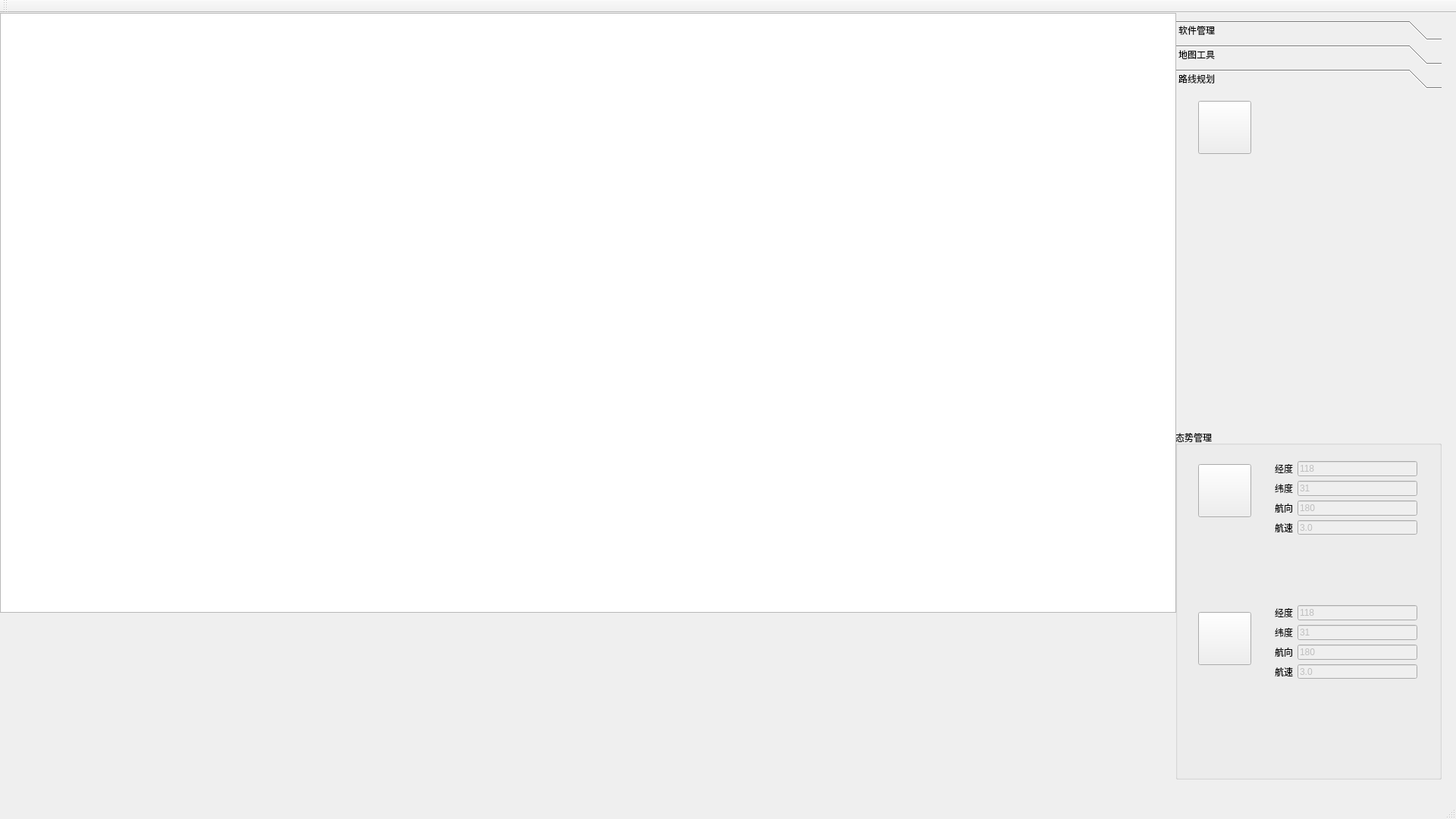
<?xml version="1.0" encoding="UTF-8"?>
<ui version="4.0">
 <class>MainWindow</class>
 <widget class="QMainWindow" name="MainWindow">
  <property name="geometry">
   <rect>
    <x>0</x>
    <y>0</y>
    <width>1920</width>
    <height>1080</height>
   </rect>
  </property>
  <property name="windowTitle">
   <string>MainWindow</string>
  </property>
  <widget class="QWidget" name="centralWidget">
   <widget class="QToolBox" name="toolBox">
    <property name="geometry">
     <rect>
      <x>1550</x>
      <y>10</y>
      <width>351</width>
      <height>511</height>
     </rect>
    </property>
    <property name="currentIndex">
     <number>2</number>
    </property>
    <widget class="QWidget" name="page">
     <property name="geometry">
      <rect>
       <x>0</x>
       <y>0</y>
       <width>351</width>
       <height>406</height>
      </rect>
     </property>
     <attribute name="label">
      <string>软件管理</string>
     </attribute>
     <widget class="QPushButton" name="pButton_AddMap">
      <property name="geometry">
       <rect>
        <x>30</x>
        <y>10</y>
        <width>70</width>
        <height>70</height>
       </rect>
      </property>
      <property name="styleSheet">
       <string notr="true">image: url(:/icon/icon/addmap.svg);</string>
      </property>
      <property name="text">
       <string/>
      </property>
     </widget>
     <widget class="QPushButton" name="pButton_Setting">
      <property name="geometry">
       <rect>
        <x>140</x>
        <y>10</y>
        <width>70</width>
        <height>70</height>
       </rect>
      </property>
      <property name="styleSheet">
       <string notr="true">image: url(:/icon/icon/setting.svg);</string>
      </property>
      <property name="text">
       <string/>
      </property>
     </widget>
     <widget class="QPushButton" name="pButton_exit">
      <property name="geometry">
       <rect>
        <x>250</x>
        <y>10</y>
        <width>70</width>
        <height>70</height>
       </rect>
      </property>
      <property name="styleSheet">
       <string notr="true">image: url(:/icon/icon/close.svg);</string>
      </property>
      <property name="text">
       <string/>
      </property>
     </widget>
     <widget class="QPushButton" name="pButton_MapManager">
      <property name="geometry">
       <rect>
        <x>30</x>
        <y>110</y>
        <width>70</width>
        <height>70</height>
       </rect>
      </property>
      <property name="styleSheet">
       <string notr="true">image: url(:/icon/icon/MapManager.svg);</string>
      </property>
      <property name="text">
       <string/>
      </property>
     </widget>
    </widget>
    <widget class="QWidget" name="page_2">
     <property name="geometry">
      <rect>
       <x>0</x>
       <y>0</y>
       <width>351</width>
       <height>406</height>
      </rect>
     </property>
     <attribute name="label">
      <string>地图工具</string>
     </attribute>
     <widget class="QPushButton" name="pButton_Mark">
      <property name="geometry">
       <rect>
        <x>250</x>
        <y>10</y>
        <width>70</width>
        <height>70</height>
       </rect>
      </property>
      <property name="styleSheet">
       <string notr="true">image: url(:/icon/icon/mark.svg);</string>
      </property>
      <property name="text">
       <string/>
      </property>
     </widget>
     <widget class="QPushButton" name="pButton_Zoomup">
      <property name="geometry">
       <rect>
        <x>30</x>
        <y>10</y>
        <width>70</width>
        <height>70</height>
       </rect>
      </property>
      <property name="styleSheet">
       <string notr="true">image: url(:/icon/icon/enlarge.svg);</string>
      </property>
      <property name="text">
       <string/>
      </property>
     </widget>
     <widget class="QPushButton" name="pButton_Zoomdown">
      <property name="geometry">
       <rect>
        <x>140</x>
        <y>10</y>
        <width>70</width>
        <height>70</height>
       </rect>
      </property>
      <property name="styleSheet">
       <string notr="true">image: url(:/icon/icon/lessen.svg);</string>
      </property>
      <property name="text">
       <string/>
      </property>
     </widget>
     <widget class="QPushButton" name="pButton_Measure">
      <property name="geometry">
       <rect>
        <x>30</x>
        <y>120</y>
        <width>70</width>
        <height>70</height>
       </rect>
      </property>
      <property name="styleSheet">
       <string notr="true">image: url(:/icon/icon/measure.svg);</string>
      </property>
      <property name="text">
       <string/>
      </property>
     </widget>
    </widget>
    <widget class="QWidget" name="page_3">
     <property name="geometry">
      <rect>
       <x>0</x>
       <y>0</y>
       <width>351</width>
       <height>406</height>
      </rect>
     </property>
     <attribute name="label">
      <string>路线规划</string>
     </attribute>
     <widget class="QPushButton" name="pButton_TPlan">
      <property name="geometry">
       <rect>
        <x>30</x>
        <y>10</y>
        <width>70</width>
        <height>70</height>
       </rect>
      </property>
      <property name="styleSheet">
       <string notr="true">image: url(:/icon/icon/taskplan.svg);</string>
      </property>
      <property name="text">
       <string/>
      </property>
     </widget>
    </widget>
   </widget>
   <widget class="QGroupBox" name="groupBox">
    <property name="geometry">
     <rect>
      <x>1550</x>
      <y>550</y>
      <width>351</width>
      <height>461</height>
     </rect>
    </property>
    <property name="title">
     <string>态势管理</string>
    </property>
    <widget class="QPushButton" name="pButton_MShip">
     <property name="enabled">
      <bool>true</bool>
     </property>
     <property name="geometry">
      <rect>
       <x>30</x>
       <y>45</y>
       <width>70</width>
       <height>70</height>
      </rect>
     </property>
     <property name="autoFillBackground">
      <bool>false</bool>
     </property>
     <property name="styleSheet">
      <string notr="true">image: url(:/icon/icon/mship.svg);</string>
     </property>
     <property name="text">
      <string/>
     </property>
     <property name="checkable">
      <bool>false</bool>
     </property>
     <property name="flat">
      <bool>false</bool>
     </property>
    </widget>
    <widget class="QPushButton" name="pButton_SShip">
     <property name="enabled">
      <bool>true</bool>
     </property>
     <property name="geometry">
      <rect>
       <x>30</x>
       <y>240</y>
       <width>70</width>
       <height>70</height>
      </rect>
     </property>
     <property name="autoFillBackground">
      <bool>false</bool>
     </property>
     <property name="styleSheet">
      <string notr="true">image: url(:/icon/icon/sship.svg);</string>
     </property>
     <property name="text">
      <string/>
     </property>
     <property name="checkable">
      <bool>false</bool>
     </property>
     <property name="flat">
      <bool>false</bool>
     </property>
    </widget>
    <widget class="QWidget" name="layoutWidget">
     <property name="geometry">
      <rect>
       <x>120</x>
       <y>220</y>
       <width>210</width>
       <height>119</height>
      </rect>
     </property>
     <layout class="QGridLayout" name="gridLayout_2">
      <item row="0" column="0">
       <widget class="QLabel" name="label_4">
        <property name="text">
         <string>经度</string>
        </property>
       </widget>
      </item>
      <item row="0" column="1">
       <widget class="QLineEdit" name="lineEdit_4">
        <property name="enabled">
         <bool>false</bool>
        </property>
        <property name="text">
         <string>118</string>
        </property>
       </widget>
      </item>
      <item row="1" column="0">
       <widget class="QLabel" name="label_5">
        <property name="text">
         <string>纬度</string>
        </property>
       </widget>
      </item>
      <item row="1" column="1">
       <widget class="QLineEdit" name="lineEdit_5">
        <property name="enabled">
         <bool>false</bool>
        </property>
        <property name="text">
         <string>31</string>
        </property>
       </widget>
      </item>
      <item row="2" column="0">
       <widget class="QLabel" name="label_6">
        <property name="text">
         <string>航向</string>
        </property>
       </widget>
      </item>
      <item row="2" column="1">
       <widget class="QLineEdit" name="lineEdit_6">
        <property name="enabled">
         <bool>false</bool>
        </property>
        <property name="text">
         <string>180</string>
        </property>
       </widget>
      </item>
      <item row="3" column="0">
       <widget class="QLabel" name="label_8">
        <property name="text">
         <string>航速</string>
        </property>
       </widget>
      </item>
      <item row="3" column="1">
       <widget class="QLineEdit" name="lineEdit_8">
        <property name="enabled">
         <bool>false</bool>
        </property>
        <property name="text">
         <string>3.0</string>
        </property>
       </widget>
      </item>
     </layout>
    </widget>
    <widget class="QWidget" name="layoutWidget">
     <property name="geometry">
      <rect>
       <x>120</x>
       <y>30</y>
       <width>210</width>
       <height>119</height>
      </rect>
     </property>
     <layout class="QGridLayout" name="gridLayout">
      <item row="0" column="0">
       <widget class="QLabel" name="label">
        <property name="text">
         <string>经度</string>
        </property>
       </widget>
      </item>
      <item row="0" column="1">
       <widget class="QLineEdit" name="lineEdit">
        <property name="enabled">
         <bool>false</bool>
        </property>
        <property name="text">
         <string>118</string>
        </property>
       </widget>
      </item>
      <item row="1" column="0">
       <widget class="QLabel" name="label_2">
        <property name="text">
         <string>纬度</string>
        </property>
       </widget>
      </item>
      <item row="1" column="1">
       <widget class="QLineEdit" name="lineEdit_2">
        <property name="enabled">
         <bool>false</bool>
        </property>
        <property name="text">
         <string>31</string>
        </property>
       </widget>
      </item>
      <item row="2" column="0">
       <widget class="QLabel" name="label_3">
        <property name="text">
         <string>航向</string>
        </property>
       </widget>
      </item>
      <item row="2" column="1">
       <widget class="QLineEdit" name="lineEdit_3">
        <property name="enabled">
         <bool>false</bool>
        </property>
        <property name="text">
         <string>180</string>
        </property>
       </widget>
      </item>
      <item row="3" column="0">
       <widget class="QLabel" name="label_7">
        <property name="text">
         <string>航速</string>
        </property>
       </widget>
      </item>
      <item row="3" column="1">
       <widget class="QLineEdit" name="lineEdit_7">
        <property name="enabled">
         <bool>false</bool>
        </property>
        <property name="text">
         <string>3.0</string>
        </property>
       </widget>
      </item>
     </layout>
    </widget>
   </widget>
   <widget class="InteractiveMap" name="mapgrapview">
    <property name="geometry">
     <rect>
      <x>0</x>
      <y>0</y>
      <width>1551</width>
      <height>791</height>
     </rect>
    </property>
   </widget>
  </widget>
  <widget class="QMenuBar" name="menuBar">
   <property name="geometry">
    <rect>
     <x>0</x>
     <y>0</y>
     <width>1920</width>
     <height>26</height>
    </rect>
   </property>
  </widget>
  <widget class="QToolBar" name="mainToolBar">
   <attribute name="toolBarArea">
    <enum>TopToolBarArea</enum>
   </attribute>
   <attribute name="toolBarBreak">
    <bool>false</bool>
   </attribute>
  </widget>
  <widget class="QStatusBar" name="statusBar"/>
 </widget>
 <layoutdefault spacing="6" margin="11"/>
 <customwidgets>
  <customwidget>
   <class>InteractiveMap</class>
   <extends>QGraphicsView</extends>
   <header>interactivemap.h</header>
  </customwidget>
 </customwidgets>
 <resources/>
 <connections>
  <connection>
   <sender>pButton_exit</sender>
   <signal>clicked()</signal>
   <receiver>MainWindow</receiver>
   <slot>close()</slot>
   <hints>
    <hint type="sourcelabel">
     <x>1834</x>
     <y>124</y>
    </hint>
    <hint type="destinationlabel">
     <x>959</x>
     <y>539</y>
    </hint>
   </hints>
  </connection>
 </connections>
</ui>
